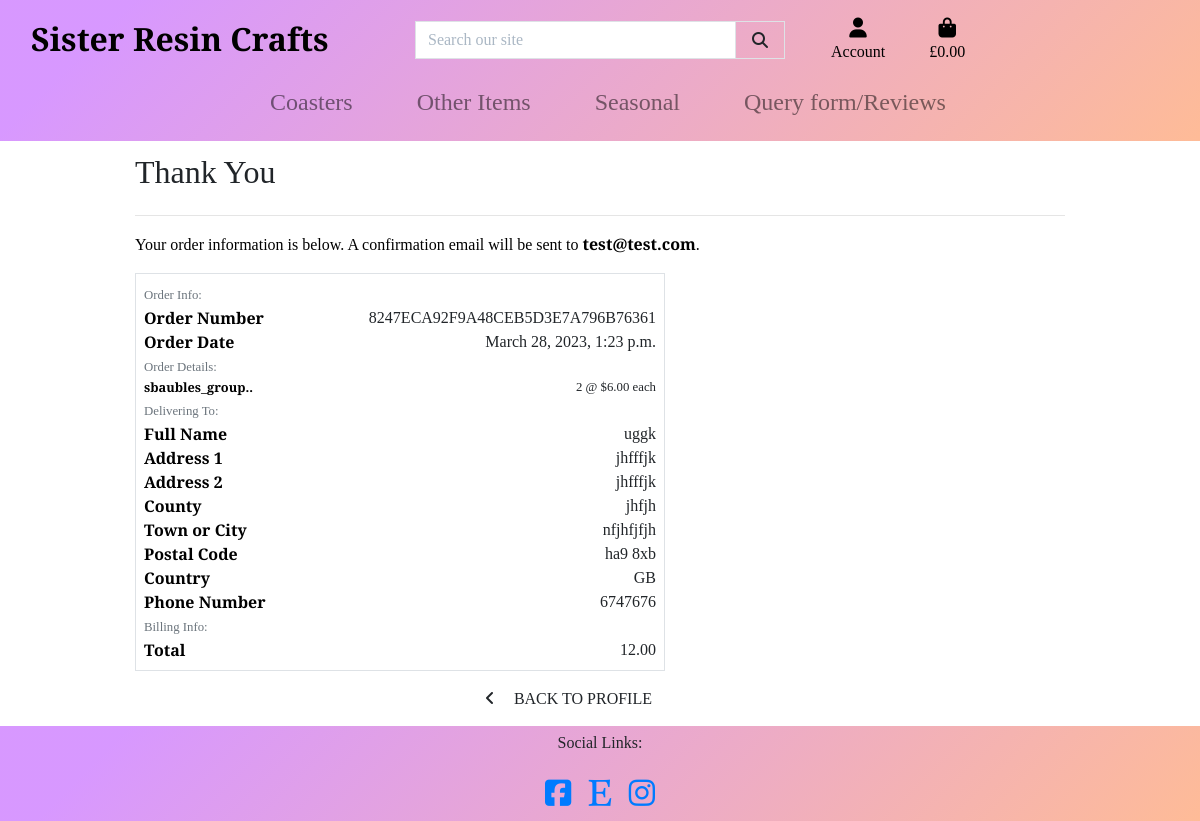
The page /profile/order_history/8247ECA92F9A48CEB5D3E7A796B76361 on the database its author committed.
### checkout/models.py (models this page shows, shortened)
class Order(models.Model):
    order_number = models.CharField(max_length=32, null=False, editable=False)
    user_profile = models.ForeignKey(UserProfile, on_delete=models.SET_NULL,
                                     null=True, blank=True, related_name='orders')
    full_name = models.CharField(max_length=50, null=False, blank=False)
    email = models.EmailField(max_length=254, null=False, blank=False)
    phone_number = models.CharField(max_length=20, null=False, blank=False)
    country = CountryField(blank_label='Country *', null=False, blank=False)
    postcode = models.CharField(max_length=20, null=True, blank=True)
    town_or_city = models.CharField(max_length=40, null=False, blank=False)
    street_address1 = models.CharField(max_length=80, null=False, blank=False)
    street_address2 = models.CharField(max_length=80, null=True, blank=True)
    county = models.CharField(max_length=80, null=True, blank=True)
    date = models.DateTimeField(auto_now_add=True)
    order_total = models.DecimalField(max_digits=10, decimal_places=2, null=False, default=0)
    grand_total = models.DecimalField(max_digits=10, decimal_places=2, null=False, default=0)
    original_bag = models.TextField(null=False, blank=False, default='')
    original_bag = models.TextField(null=False, blank=False, default='')
    stripe_pid = models.CharField(max_length=254, null=False, blank=False, default='')

class OrderLineItem(models.Model):
    order = models.ForeignKey(Order, null=False, blank=False, on_delete=models.CASCADE, related_name='lineitems')
    product = models.ForeignKey(Product, null=False, blank=False, on_delete=models.CASCADE)
    quantity = models.IntegerField(null=False, blank=False, default=0)
    lineitem_total = models.DecimalField(max_digits=6, decimal_places=2, null=False, blank=False, editable=False)

### products/models.py (models this page shows, shortened)
class Product(models.Model):
    category = models.ForeignKey('Category', null=True, blank=True, on_delete=models.SET_NULL)
    name = models.CharField(max_length=300)
    description = models.TextField()
    price = models.DecimalField(max_digits=6, decimal_places=2)
    image = models.ImageField(null=True, blank=True)

### profiles/views.py (the view)
# urls.py: path('order_history/<order_number>', views.order_history, name='order_history'),
def order_history(request, order_number):
    order = get_object_or_404(Order, order_number=order_number)
    messages.info(request, (
        f'This is a past confirmation for order number {order_number}. '
        'A confirmation email was sent on the order date.'
    ))
    template = 'checkout/checkout_success.html'
    context = {
        'order': order,
        'from_profile': True,
    }
    return render(request, template, context)

### bag/contexts.py (called while the page is built, shortened)
def bag_contents(request):
    bag_items = []
    total = 0
    product_count = 0
    bag = request.session.get('bag', {})
    grand_total = total
    context = {
        'bag_items': bag_items,
        'total': total,
        'product_count': product_count,
        'grand_total': grand_total,
        }
    return context

### checkout/templates/checkout/checkout_success.html (shortened to what this page needs)
{% extends "base.html" %}
{% load static %}
{% block extra_css %}
    <link rel="stylesheet" href="{% static 'checkout/css/checkout.css' %}">
{% endblock %}
{% block page_header %}
    <div class="container header-container">
    </div>
{% endblock %}
{% block content %}
    <div class="container">
        <div class="row">
            <div class="col">
                <h2 class="logo-font mb-4">Thank You</h2>
                <hr>
                <p class="text-black">Your order information is below. A confirmation email will be sent to <strong>{{ order.email }}</strong>.</p>
            </div>
        </div>
        <div class="row">
            <div class="col-12 col-lg-7">
                <div class="order-confirmation-wrapper p-2 border">
                    <div class="row">
                        <div class="col">
                            <small class="text-muted">Order Info:</small>
                        </div>
                    </div>
                    <div class="row">
                        <div class="col-12 col-md-4">
                            <p class="mb-0 text-black font-weight-bold">Order Number</p>
                        </div>
                        <div class="col-12 col-md-8 text-md-right">
                            <p class="mb-0">{{ order.order_number }}</p>
                        </div>
                    </div>
                    <div class="row">
                        <div class="col-12 col-md-4">
                            <p class="mb-0 text-black font-weight-bold">Order Date</p>
                        </div>
                        <div class="col-12 col-md-8 text-md-right">
                            <p class="mb-0">{{ order.date }}</p>
                        </div>
                    </div>
                    <div class="row">
                        <div class="col">
                            <small class="text-muted">Order Details:</small>
                        </div>
                    </div>
                    {% for item in order.lineitems.all %}
                    <div class="row">
                        <div class="col-12 col-md-4">
                            <p class="small mb-0 text-black font-weight-bold">
                                {{ item.product.name }}
                            </p>
                        </div>
                        <div class="col-12 col-md-8 text-md-right">
                            <p class="small mb-0">{{ item.quantity }} @ ${{ item.product.price }} each</p>
                        </div>
                    </div>
                    {% endfor %}
                    <div class="row">
                        <div class="col">
                            <small class="text-muted">Delivering To:</small>
                        </div>
                    </div>
                    <div class="row">
                        <div class="col-12 col-md-4">
                            <p class="mb-0 text-black font-weight-bold">Full Name</p>
                        </div>
                        <div class="col-12 col-md-8 text-md-right">
                            <p class="mb-0">{{ order.full_name }}</p>
                        </div>
                    </div>
                    <div class="row">
                        <div class="col-12 col-md-4">
                            <p class="mb-0 text-black font-weight-bold">Address 1</p>
                        </div>
                        <div class="col-12 col-md-8 text-md-right">
                            <p class="mb-0">{{ order.street_address1 }}</p>
                        </div>
                    </div>
                    {% if order.street_address2 %}
                    <div class="row">
                        <div class="col-12 col-md-4">
                            <p class="mb-0 text-black font-weight-bold">Address 2</p>
                        </div>
                        <div class="col-12 col-md-8 text-md-right">
                            <p class="mb-0">{{ order.street_address1 }}</p>
                        </div>
                    </div>
                    {% endif %}
                    {% if order.county %}
                    <div class="row">
                        <div class="col-12 col-md-4">
                            <p class="mb-0 text-black font-weight-bold">County</p>
                        </div>
                        <div class="col-12 col-md-8 text-md-right">
                            <p class="mb-0">{{ order.county }}</p>
                        </div>
                    </div>
                    {% endif %}
                    <div class="row">
                        <div class="col-12 col-md-4">
                            <p class="mb-0 text-black font-weight-bold">Town or City</p>
                        </div>
                        <div class="col-12 col-md-8 text-md-right">
                            <p class="mb-0">{{ order.town_or_city }}</p>
                        </div>
                    </div>
                    {% if order.postcode %}
                    <div class="row">
                        <div class="col-12 col-md-4">
                            <p class="mb-0 text-black font-weight-bold">Postal Code</p>
                        </div>
                        <div class="col-12 col-md-8 text-md-right">
                            <p class="mb-0">{{ order.postcode }}</p>
                        </div>
                    </div>
                    {% endif %}
                    <div class="row">
                        <div class="col-12 col-md-4">
                            <p class="mb-0 text-black font-weight-bold">Country</p>
                        </div>
                        <div class="col-12 col-md-8 text-md-right">
                            <p class="mb-0">{{ order.country }}</p>
                        </div>
                    </div>
                    <div class="row">
                        <div class="col-12 col-md-4">
                            <p class="mb-0 text-black font-weight-bold">Phone Number</p>
                        </div>
                        <div class="col-12 col-md-8 text-md-right">
                            <p class="mb-0">{{ order.phone_number }}</p>
                        </div>
                    </div>
                    <div class="row">
                        <div class="col">
                            <small class="text-muted">Billing Info:</small>
                        </div>
                    </div>
                    <div class="row">
                        <div class="col-12 col-md-4">
                            <p class="mb-0 text-black font-weight-bold">Total</p>
                        </div>
                        <div class="col-12 col-md-8 text-md-right">
                            <p class="mb-0">{{ order.grand_total }}</p>
                        </div>
                    </div>
                </div>
            </div>
        </div>
        <div class="row">
			<div class="col-12 col-lg-7 text-right">
                {% if from_profile %}
                    <a href="{% url 'profile' %}" class="btn btn-black rounded-0 my-2">
                        <span class="icon mr-2">
                            <i class="fas fa-angle-left"></i>
                        </span>
                        <span class="text-uppercase">Back to Profile</span>
                    </a>
                    {% endif %}
                </div>
            </div>
        </div>
{% endblock %}

### static/css/base.css (style rules this page uses)
body { overflow-x: hidden; }
html { height: 100%; }
body { margin: 0; height: 100%; width: 100%; padding: 0; font-family: 'Playfair Display', serif; }
.icon { align-items: center; display: inline-flex; justify-content: center; height: 1.5rem; width: 1.5rem; }
.text-black { color: #000 }
@media (min-width: 1200px) { .container { max-width: 80%; } }
@media (min-width: 1200px) { .header-container { padding-top: 120px; } }
@media (min-width: 992px) { .header-container { padding-top: 120px; } }

### rows shown on the page
Order: email "test@test.com", order_number "8247ECA92F9A48CEB5D3E7A796B76361", date "March 28, 2023, 1:23 p.m.", full_name "uggk", street_address1 "jhfffjk", county "jhfjh", town_or_city "nfjhfjfjh", postcode "ha9 8xb", country "GB", phone_number "6747676", grand_total "12.00"
OrderLineItem: product.name "sbaubles_group..", quantity "2", product.price "6.00"
